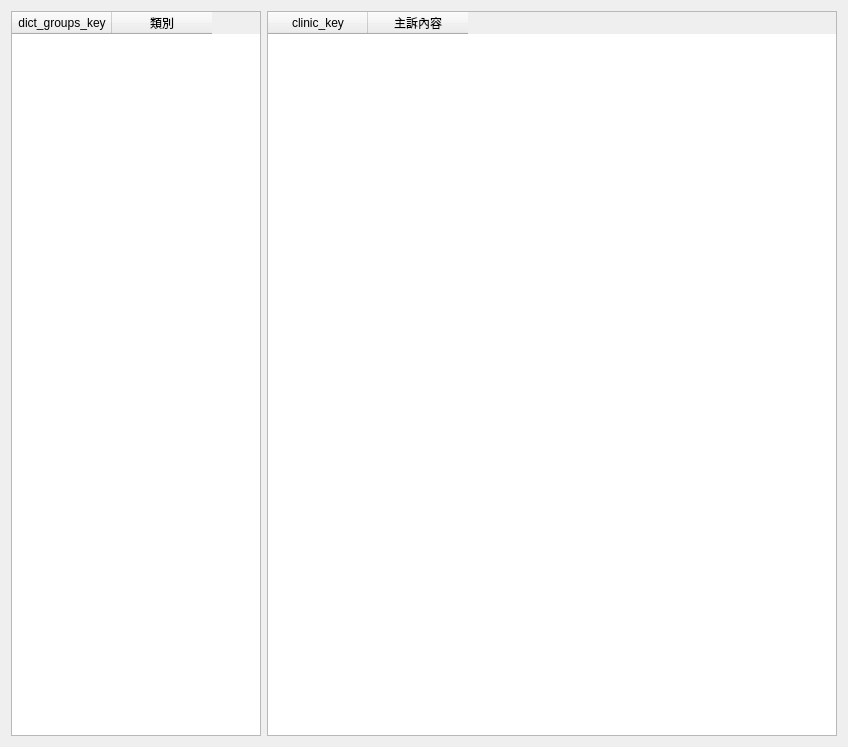
<?xml version="1.0" encoding="UTF-8"?>
<ui version="4.0">
 <class>Dialog_pulse</class>
 <widget class="QDialog" name="Dialog_pulse">
  <property name="windowModality">
   <enum>Qt::NonModal</enum>
  </property>
  <property name="geometry">
   <rect>
    <x>0</x>
    <y>0</y>
    <width>848</width>
    <height>747</height>
   </rect>
  </property>
  <property name="sizePolicy">
   <sizepolicy hsizetype="Preferred" vsizetype="Preferred">
    <horstretch>0</horstretch>
    <verstretch>0</verstretch>
   </sizepolicy>
  </property>
  <property name="windowTitle">
   <string>脈象</string>
  </property>
  <property name="modal">
   <bool>false</bool>
  </property>
  <layout class="QVBoxLayout" name="verticalLayout">
   <item>
    <layout class="QHBoxLayout" name="horizontalLayout">
     <item>
      <widget class="QTableWidget" name="tableWidget_groups">
       <property name="maximumSize">
        <size>
         <width>250</width>
         <height>16777215</height>
        </size>
       </property>
       <property name="editTriggers">
        <set>QAbstractItemView::NoEditTriggers</set>
       </property>
       <property name="selectionMode">
        <enum>QAbstractItemView::SingleSelection</enum>
       </property>
       <property name="selectionBehavior">
        <enum>QAbstractItemView::SelectRows</enum>
       </property>
       <column>
        <property name="text">
         <string>dict_groups_key</string>
        </property>
       </column>
       <column>
        <property name="text">
         <string>類別</string>
        </property>
       </column>
      </widget>
     </item>
     <item>
      <widget class="QTableWidget" name="tableWidget_pulse">
       <property name="editTriggers">
        <set>QAbstractItemView::NoEditTriggers</set>
       </property>
       <property name="selectionMode">
        <enum>QAbstractItemView::SingleSelection</enum>
       </property>
       <property name="selectionBehavior">
        <enum>QAbstractItemView::SelectRows</enum>
       </property>
       <column>
        <property name="text">
         <string>clinic_key</string>
        </property>
       </column>
       <column>
        <property name="text">
         <string>主訴內容</string>
        </property>
       </column>
      </widget>
     </item>
    </layout>
   </item>
  </layout>
 </widget>
 <resources/>
 <connections/>
</ui>
